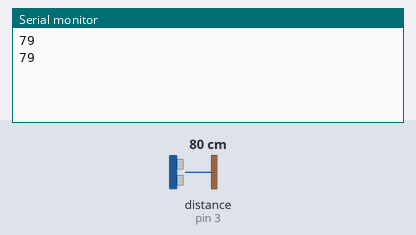
Bench run of a sketch on a simulated Arduino Uno, built with avr-gcc and run on an emulated ATmega328P. Parts: the last lines printed to the serial monitor. Wiring (inferred from the names in the program): ultrasonic range finder: trigger pin 2; echo pin 3. The test bench sets the inputs (shaded band); at power-on: distance to the obstacle (sensor on pin 3) 80 cm. The echo pulse lasts 58.3 µs per cm.

Above: at 1.8 s.
1.9 s: distance to the obstacle (sensor on pin 3) set to 2 cm
At 2.5 s:
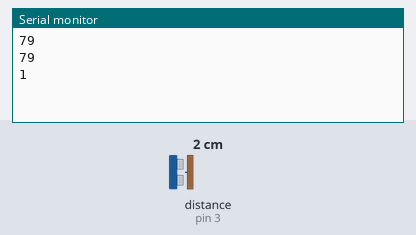
3.4 s: distance to the obstacle (sensor on pin 3) set to 4 cm
At 4.8 s:
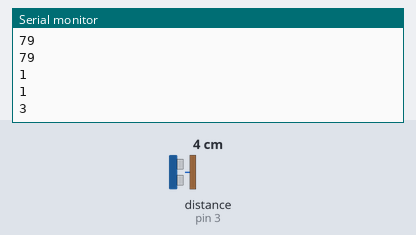
Timing chart, 0 to 6.4 s (numbered marks = the images above; inputs shaded):
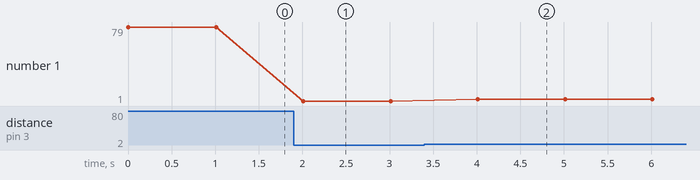

Measured:
- after the input at 1.9 s, the serial monitor: prints a new line after 0.11 s (image 1)
- after the input at 3.4 s, the serial monitor: prints a new line after 0.61 s (image 2)
- plotted number 1: 79 → 1 after the input at 1.9 s, 1 → 3 after the input at 3.4 s

The sketch:

UltraSensor_001.ino
```cpp
// 초음파센서의 Trig, Echo 핀을 매크로 상수로 선언합니다. #define TRIG 2
#define TRIG 2
#define ECHO 3

void setup(){
  Serial.begin(9600);

  // 초음파센서의 Trig를 출력 모드로 설정합니다.
  pinMode(TRIG, OUTPUT);
  // 초음파센서의 Echo를 입력 모드로 설정합니다.
  pinMode(ECHO, INPUT);
}

void loop(){
  // 다음은 초음파센서의 Trig에서 초음파를 발사하는 코드입니다.
  digitalWrite(TRIG, LOW);
  delayMicroseconds(2);
  digitalWrite(TRIG, HIGH);
  delayMicroseconds(10);

  digitalWrite(TRIG, LOW);
  // pulseIn명령어를 통해 Echo핀에 초음파가 들어오는 시간을 계산합니다.
  // pulseIn에서 반환된 값에 58.2를 나눈 이유는 시간을 cm로 변경하기 위해서입니다.
  long distance = pulseIn(ECHO, HIGH)/58.2;

  Serial.println(distance);
  delay(1000);
}
```
